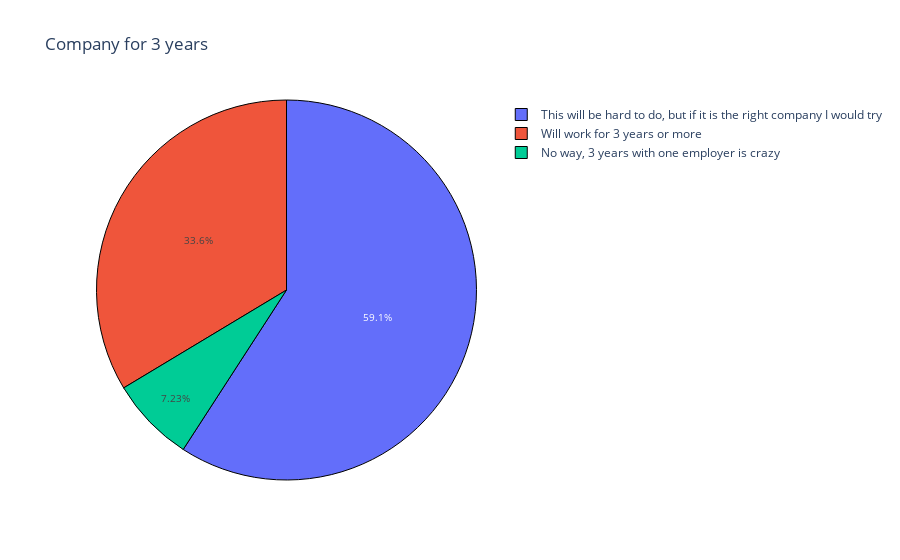

Notebook source saved alongside this figure:
### Code cell
com_data = data["How likely is that you will work for one employer for 3 years or more ?"].value_counts()
label = com_data.index
count = com_data.values
fig = plt.pie(com_data, names = label, values = count, title = "Company for 3 years")
fig.update_traces(
    hoverinfo ="label+value",
    textinfo = "percent",
    textfont_size = 10,
    marker = dict(line = dict(color= "black", width = 1))
)
fig.show()

### Figure 1 — Plotly figure (JSON) as saved in the notebook; plotly's stock layout.template omitted (floating-point values rounded to 4 significant figures)
{"data": [{"domain": {"x": [0, 1], "y": [0, 1]}, "hoverinfo": "label+value", "hovertemplate": "How likely is that you will work for one employer for 3 years or more ?=%{label}<br>value=%{value}<extra></extra>", "labels": ["This will be hard to do, but if it is the right company I would try", "Will work for 3 years or more", "No way, 3 years with one employer is crazy"], "legendgroup": "", "marker": {"line": {"color": "black", "width": 1}}, "name": "", "showlegend": true, "textfont": {"size": 10}, "textinfo": "percent", "type": "pie", "values": [139, 79, 17]}], "layout": {"autosize": true, "legend": {"tracegroupgap": 0}, "title": {"text": "Company for 3 years"}}}
